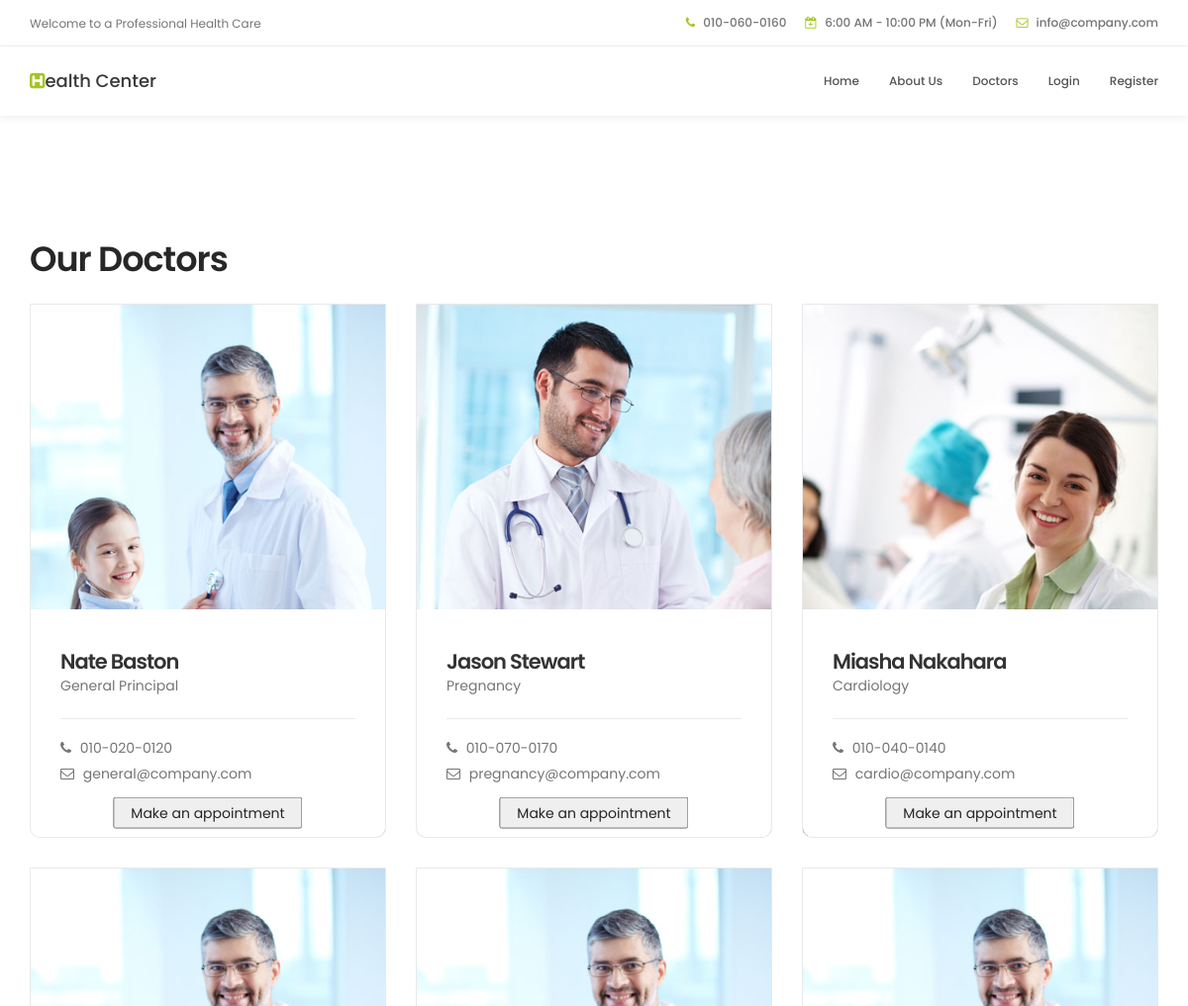
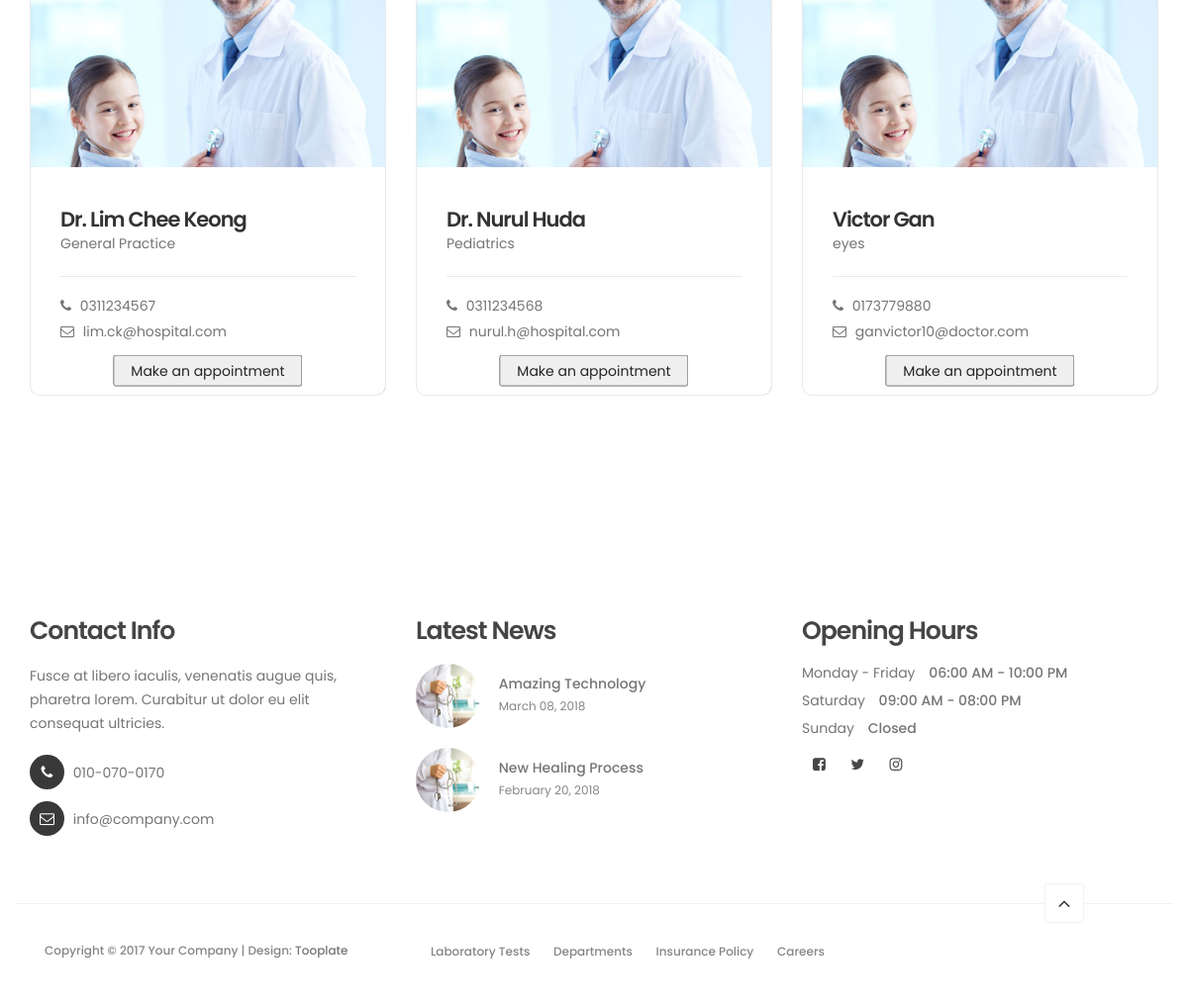
The app's page /public/doctors.php with its own data (2 pictures, top to bottom).
### tables this page shows
CREATE TABLE IF NOT EXISTS doctors (  
    doctor_id       INT AUTO_INCREMENT PRIMARY KEY,
    user_id         INT                 NULL UNIQUE,
    specialty       VARCHAR(100)        NOT NULL,  
    bio             TEXT,
    profile_image_url VARCHAR(255),                 
    consultation_fee DECIMAL(10,2)      DEFAULT 0.00,
    is_active       BOOLEAN             DEFAULT TRUE,  
    created_at      TIMESTAMP           DEFAULT CURRENT_TIMESTAMP,
    updated_at      TIMESTAMP           DEFAULT CURRENT_TIMESTAMP ON UPDATE CURRENT_TIMESTAMP,
    
    FOREIGN KEY (user_id) REFERENCES users(user_id) ON DELETE CASCADE
);

CREATE TABLE IF NOT EXISTS users (
    user_id         INT AUTO_INCREMENT PRIMARY KEY,
    full_name       VARCHAR(100)        NOT NULL,
    email           VARCHAR(150)        NOT NULL UNIQUE,
    password_hash   VARCHAR(255)        NOT NULL,  
    phone           VARCHAR(20),
    avatar_url      VARCHAR(500),
    role            ENUM('patient', 'doctor', 'assist', 'admin') NOT NULL DEFAULT 'patient',
    is_active       BOOLEAN             DEFAULT TRUE,    created_at      TIMESTAMP           DEFAULT CURRENT_TIMESTAMP,
    updated_at      TIMESTAMP           DEFAULT CURRENT_TIMESTAMP ON UPDATE CURRENT_TIMESTAMP
);

### src/models/Doctor.php (called while the page is built, shortened)
<?php
class Doctor
{
    public static function all(PDO $db, bool $activeOnly = true): array
    {
        $sql = 'SELECT d.*, u.full_name, u.email, u.phone
                FROM doctors d
                LEFT JOIN users u ON u.user_id = d.user_id';
        if ($activeOnly) {
            $sql .= ' WHERE d.is_active = 1';
        }
        $sql .= ' ORDER BY u.full_name ASC';
        return $db->query($sql)->fetchAll(PDO::FETCH_ASSOC);
    }
}

### public/doctors.php (the view, shortened to what this page needs)
<?php
$db = Database::getConnection();
$doctors = Doctor::all($db);
require_once __DIR__ . '/header.php';
?>
     <section id="team" data-stellar-background-ratio="1">
          <div class="container">
               <div class="row">
                    <div class="col-md-6 col-sm-6">
                         <div class="about-info">
                              <h2 class="wow fadeInUp" data-wow-delay="0.1s">Our Doctors</h2>
                         </div>
                    </div>
                    <div class="clearfix"></div>
                    <div class="col-md-4 col-sm-6">
                         <div class="team-thumb wow fadeInUp" data-wow-delay="0.2s" style="background-image: url('images/team-image1.jpg');">
                                   <div class="team-info">
                                        <h3>Nate Baston</h3>
                                        <p>General Principal</p>
                                        <div class="team-contact-info">
                                             <p><i class="fa fa-phone"></i> 010-020-0120</p>
                                             <p><i class="fa fa-envelope-o"></i> <a href="#">general@company.com</a></p>
                                        </div>
                                        <button class="doctor-btn"><a href="appointment.php?doctor_id=1">Make an appointment</a></button>
                                   </div>
                         </div>
                    </div>
                    <div class="col-md-4 col-sm-6">
                         <div class="team-thumb wow fadeInUp" data-wow-delay="0.4s" style="background-image: url('images/team-image2.jpg');">
                                   <div class="team-info">
                                        <h3>Jason Stewart</h3>
                                        <p>Pregnancy</p>
                                        <div class="team-contact-info">
                                             <p><i class="fa fa-phone"></i> 010-070-0170</p>
                                             <p><i class="fa fa-envelope-o"></i> <a href="#">pregnancy@company.com</a></p>
                                        </div>
                                        <button class="doctor-btn"><a href="appointment.php?doctor_id=1">Make an appointment</a></button>
                                   </div>
                         </div>
                    </div>
                    <div class="col-md-4 col-sm-6">
                         <div class="team-thumb wow fadeInUp" data-wow-delay="0.6s" style="background-image: url('images/team-image3.jpg');">
                                   <div class="team-info">
                                        <h3>Miasha Nakahara</h3>
                                        <p>Cardiology</p>
                                        <div class="team-contact-info">
                                             <p><i class="fa fa-phone"></i> 010-040-0140</p>
                                             <p><i class="fa fa-envelope-o"></i> <a href="#">cardio@company.com</a></p>
                                        </div>
                                        <button class="doctor-btn"><a href="appointment.php?doctor_id=1">Make an appointment</a></button>
                                   </div>
                         </div>
                    </div>
                    <?php
                    if (!empty($doctors)):
                         $counter = 1;
                         foreach ($doctors as $index => $doctor):
                              $delay = 0.2 + (($counter % 3) * 0.2);
                              if ($delay == 0.2) $delay = 0.8;
                              $profile_image = !empty($doctor['profile_image_url'])
                                   ? htmlspecialchars($doctor['profile_image_url'])
                                   : 'images/team-image1.jpg';
                    ?>
                    <div class="col-md-4 col-sm-6">
                         <div class="team-thumb wow fadeInUp" data-wow-delay="<?= $delay ?>s" style="background-image: url('<?= $profile_image ?>');">
                                   <div class="team-info">
                                        <h3><?= htmlspecialchars($doctor['full_name']) ?></h3>
                                        <p><?= htmlspecialchars($doctor['specialty']) ?></p>
                                        <div class="team-contact-info">
                                             <p><i class="fa fa-phone"></i> <?= htmlspecialchars($doctor['phone'] ?? 'N/A') ?></p>
                                             <p><i class="fa fa-envelope-o"></i> <a href="mailto:<?= htmlspecialchars($doctor['email'] ?? '') ?>"><?= htmlspecialchars($doctor['email'] ?? 'N/A') ?></a></p>
                                        </div>
                                        <button class="doctor-btn"><a href="appointment.php?doctor_id=<?= $doctor['doctor_id'] ?>">Make an appointment</a></button>
                                   </div>
                         </div>
                    </div>
                    <?php
                              $counter++;
                         endforeach;
                    else:
                    ?>
                         <div class="col-md-12">
                              <p>No doctors available at the moment.</p>
                         </div>
                    <?php endif; ?>
               </div>
          </div>
     </section>
<?php require_once __DIR__ . '/footer.php'; ?>

### public/header.php (shortened to what this page needs)
<!DOCTYPE html>
<html lang="en">
<head>
     <link rel="stylesheet" href="css/bootstrap.min.css">
     <link rel="stylesheet" href="css/font-awesome.min.css">
     <link rel="stylesheet" href="css/animate.css">
     <link rel="stylesheet" href="css/owl.carousel.css">
     <link rel="stylesheet" href="css/owl.theme.default.min.css">
     <link rel="stylesheet" href="css/custom.css">
     <link rel="stylesheet" href="css/tooplate-style.css">
</head>
<body id="top" data-spy="scroll" data-target=".navbar-collapse" data-offset="50">
     <header>
          <div class="container">
               <div class="row">
                    <div class="col-md-4 col-sm-5">
                         <p>Welcome to a Professional Health Care</p>
                    </div>
                    <div class="col-md-8 col-sm-7 text-align-right">
                         <span class="phone-icon"><i class="fa fa-phone"></i> 010-060-0160</span>
                         <span class="date-icon"><i class="fa fa-calendar-plus-o"></i> 6:00 AM - 10:00 PM (Mon-Fri)</span>
                         <span class="email-icon"><i class="fa fa-envelope-o"></i> <a href="#">info@company.com</a></span>
                    </div>
               </div>
          </div>
     </header>
     <section class="navbar navbar-default navbar-static-top" role="navigation">
          <div class="container">
               <div class="navbar-header">
                    <a href="index.php" class="navbar-brand"><i class="fa fa-h-square"></i>ealth Center</a>
               </div>
               <div class="collapse navbar-collapse">
                    <ul class="nav navbar-nav navbar-right">
                         <li><a href="index.php" class="smoothScroll">Home</a></li>
                         <li><a href="about_us.php" class="smoothScroll">About Us</a></li>
                         <li><a href="doctors.php" class="smoothScroll">Doctors</a></li>
                         <?php if (!isset($_SESSION['user_id'])): ?>
                              <li><a href="login.php" class="smoothScroll">Login</a></li>
                              <li><a href="register.php" class="smoothScroll">Register</a></li>
                         <?php endif; ?>
                    </ul>
               </div>
          </div>
     </section>

### public/footer.php (shortened to what this page needs)
     <footer data-stellar-background-ratio="5">
          <div class="container">
               <div class="row">
                    <div class="col-md-4 col-sm-4">
                         <div class="footer-thumb">
                              <h4 class="wow fadeInUp" data-wow-delay="0.4s">Contact Info</h4>
                              <p>Fusce at libero iaculis, venenatis augue quis, pharetra lorem. Curabitur ut dolor eu elit consequat ultricies.</p>
                              <div class="contact-info">
                                   <p><i class="fa fa-phone"></i> 010-070-0170</p>
                                   <p><i class="fa fa-envelope-o"></i> <a href="#">info@company.com</a></p>
                              </div>
                         </div>
                    </div>
                    <div class="col-md-4 col-sm-4">
                         <div class="footer-thumb">
                              <h4 class="wow fadeInUp" data-wow-delay="0.4s">Latest News</h4>
                              <div class="latest-stories">
                                   <div class="stories-image">
                                        <a href="#"><img src="images/news-image.jpg" class="img-responsive" alt=""></a>
                                   </div>
                                   <div class="stories-info">
                                        <a href="#"><h5>Amazing Technology</h5></a>
                                        <span>March 08, 2018</span>
                                   </div>
                              </div>
                              <div class="latest-stories">
                                   <div class="stories-image">
                                        <a href="#"><img src="images/news-image.jpg" class="img-responsive" alt=""></a>
                                   </div>
                                   <div class="stories-info">
                                        <a href="#"><h5>New Healing Process</h5></a>
                                        <span>February 20, 2018</span>
                                   </div>
                              </div>
                         </div>
                    </div>
                    <div class="col-md-4 col-sm-4">
                         <div class="footer-thumb">
                              <div class="opening-hours">
                                   <h4 class="wow fadeInUp" data-wow-delay="0.4s">Opening Hours</h4>
                                   <p>Monday - Friday <span>06:00 AM - 10:00 PM</span></p>
                                   <p>Saturday <span>09:00 AM - 08:00 PM</span></p>
                                   <p>Sunday <span>Closed</span></p>
                              </div>
                              <ul class="social-icon">
                                   <li><a href="https://www.facebook.com/tooplate" class="fa fa-facebook-square" attr="facebook icon"></a></li>
                                   <li><a href="#" class="fa fa-twitter"></a></li>
                                   <li><a href="#" class="fa fa-instagram"></a></li>
                              </ul>
                         </div>
                    </div>
                    <div class="col-md-12 col-sm-12 border-top">
                         <div class="col-md-4 col-sm-6">
                              <div class="copyright-text">
                                   <p>Copyright &copy; 2017 Your Company
                                   | Design: <a href="http://www.tooplate.com" target="_parent">Tooplate</a></p>
                              </div>
                         </div>
                         <div class="col-md-6 col-sm-6">
                              <div class="footer-link">
                                   <a href="#">Laboratory Tests</a>
                                   <a href="#">Departments</a>
                                   <a href="#">Insurance Policy</a>
                                   <a href="#">Careers</a>
                              </div>
                         </div>
                         <div class="col-md-2 col-sm-2 text-align-center">
                              <div class="angle-up-btn">
                                  <a href="#top" class="smoothScroll wow fadeInUp" data-wow-delay="1.2s"><i class="fa fa-angle-up"></i></a>
                              </div>
                         </div>
                    </div>
               </div>
          </div>
     </footer>
</body>
</html>

### public/css/custom.css (style rules this page uses)
:root { --color-primary: #8BC63F; --color-primary-dark: #6EA32E; --color-primary-light: #EAF6D6; --color-dark: #22281F; --color-text: #3C3C3C; --color-muted: #757575; --color-border: #E7E7E7; --radius: 10px; }

### records on screen
doctors: user.full_name "Dr. Lim Chee Keong", specialty "General Practice", user.phone "0311234567", user.email "lim.ck@hospital.com"
doctors: user.full_name "Dr. Nurul Huda", specialty "Pediatrics", user.phone "0311234568", user.email "nurul.h@hospital.com"
doctors: user.full_name "Victor Gan", specialty "eyes", user.phone "0173779880", user.email "ganvictor10@doctor.com"
